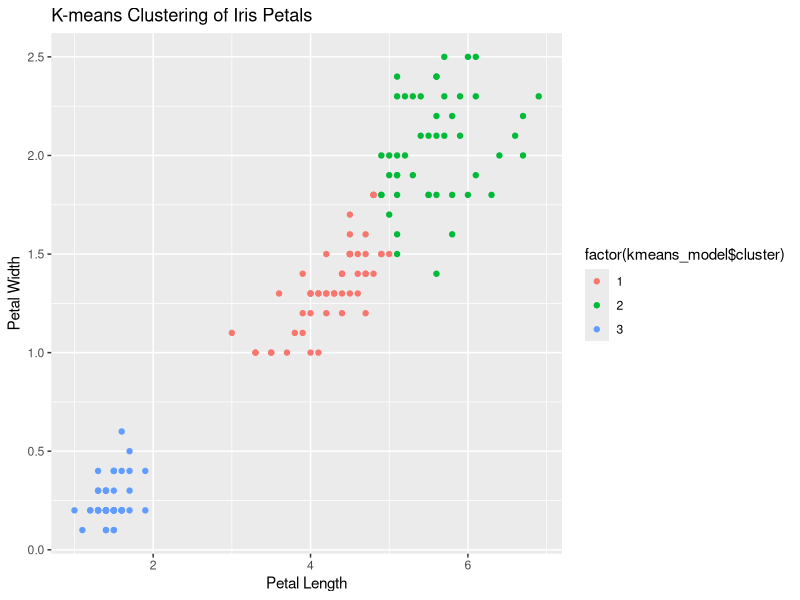

Write the R code that produced this figure.
## ---- chunk 1
knitr::opts_chunk$set(
 warning = FALSE,
 message = FALSE,
 echo = TRUE)
## ---- chunk 2
library(tidyverse)
data(iris)#load the data
## ---- chunk 3
iris_data <- iris[, c("Petal.Length", "Petal.Width")]
iris_data %>% head()
## ---- chunk 4
set.seed(123)  # set random seed for reproducibility
kmeans_model <- kmeans(iris_data, centers = 3, nstart = 10)
kmeans_model
## ---- chunk 5
summary(kmeans_model)

## ---- chunk 6
library(ggplot2)
ggplot(data = iris_data, aes(x = Petal.Length, y = Petal.Width, color = factor(kmeans_model$cluster))) +
  geom_point() +
  labs(title = "K-means Clustering of Iris Petals", x = "Petal Length", y = "Petal Width")

